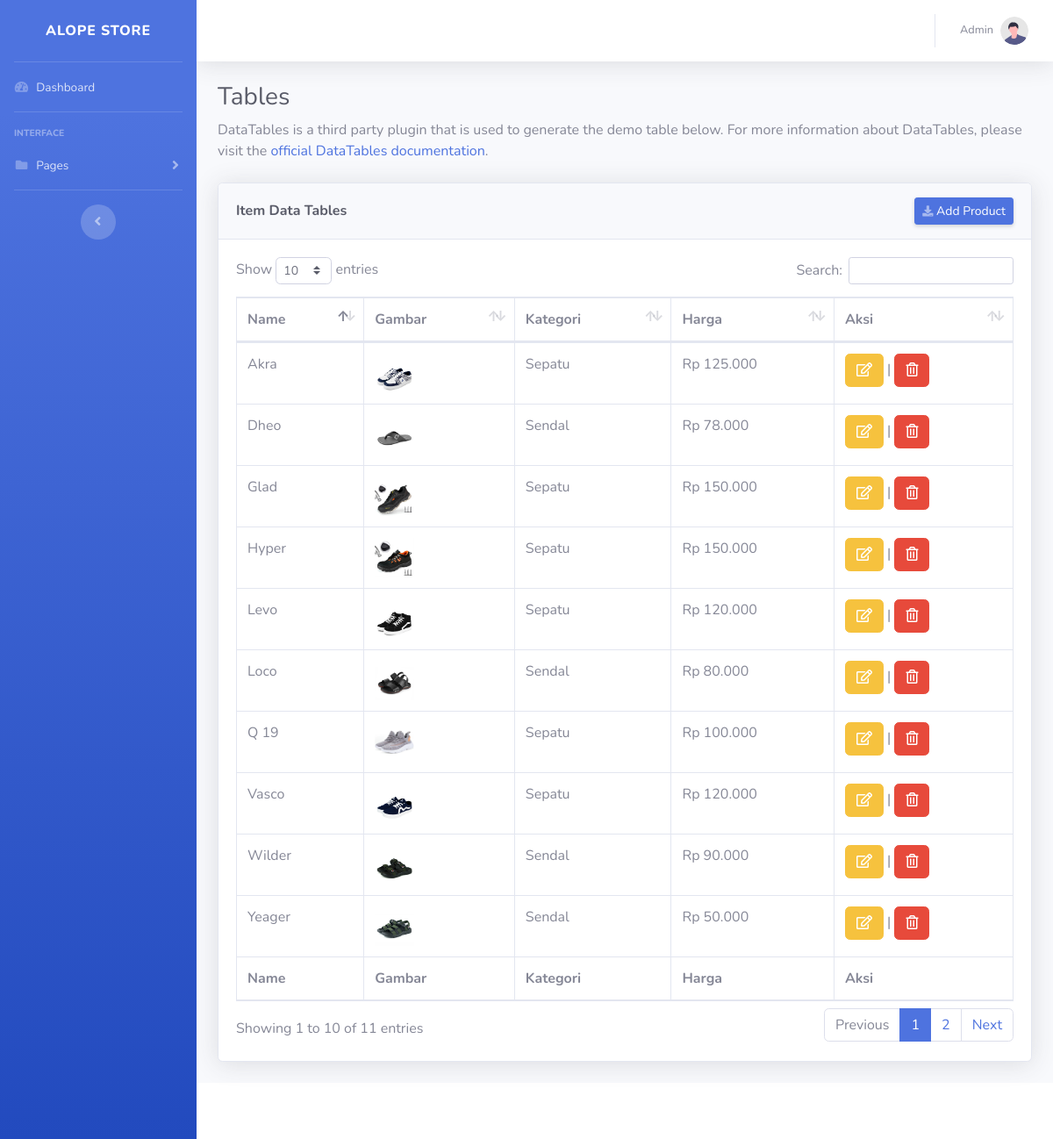
The page /Pages/Owner/list_Product.php on the database its author committed.
### tables this page shows
CREATE TABLE IF NOT EXISTS `product` (
  `idProduct` int NOT NULL AUTO_INCREMENT,
  `img` varchar(128) NOT NULL,
  `nameProduct` varchar(128) NOT NULL,
  `category` varchar(128) NOT NULL,
  `price` int NOT NULL,
  PRIMARY KEY (`idProduct`) USING BTREE
);

### Assets/Functions/functions.php (called while the page is built, shortened)
<?php
$conn = koneksiDatabase() ;
function query($query) {
    global $conn;
    $result = mysqli_query($conn, $query);
    $rows = [];
    while( $row = mysqli_fetch_assoc($result) ) {
        $rows[] = $row;
    }
    return $rows;
}

### Pages/Owner/list_Product.php (the view, shortened to what this page needs)
<?php
require "../../Assets/Functions/functions.php"  ;
$menu = query ("SELECT * FROM product") ;
?>
<!DOCTYPE html>
<html lang="en">
<head>
    <link href="../../Assets/styles/sb/vendor/fontawesome-free/css/all.min.css" rel="stylesheet" type="text/css">
    <link href="../../Assets/styles/sb/css/sb-admin-2.min.css" rel="stylesheet">
    <link href="../../Assets/styles/sb/vendor/datatables/dataTables.bootstrap4.min.css" rel="stylesheet">
</head>
<body id="page-top">
    <div id="wrapper">
        <ul class="navbar-nav bg-gradient-primary sidebar sidebar-dark accordion" id="accordionSidebar">
            <a class="sidebar-brand d-flex align-items-center justify-content-center" href="index.html">
                <div class="sidebar-brand-text mx-3">Alope Store</div>
            </a>
            <hr class="sidebar-divider my-0">
            <li class="nav-item">
                <a class="nav-link" href="index.php">
                    <i class="fas fa-fw fa-tachometer-alt"></i>
                    <span>Dashboard</span></a>
            </li>
            <hr class="sidebar-divider">
            <div class="sidebar-heading">
                Interface
            </div>
            <li class="nav-item">
                <a class="nav-link collapsed" href="#" data-toggle="collapse" data-target="#collapsePages"
                    aria-expanded="true" aria-controls="collapsePages">
                    <i class="fas fa-fw fa-folder"></i>
                    <span>Pages</span>
                </a>
            </li>
            <hr class="sidebar-divider d-none d-md-block">
            <div class="text-center d-none d-md-inline">
                <button class="rounded-circle border-0" id="sidebarToggle"></button>
            </div>
        </ul>
        <div id="content-wrapper" class="d-flex flex-column">
            <div id="content">
                <nav class="navbar navbar-expand navbar-light bg-white topbar mb-4 static-top shadow">
                    <ul class="navbar-nav ml-auto">
                        <li class="nav-item dropdown no-arrow">
                            <a class="nav-link dropdown-toggle" href="#" id="userDropdown" role="button"
                                data-toggle="dropdown" aria-haspopup="true" aria-expanded="false">
                                <span class="mr-2 d-none d-lg-inline text-gray-600 small">Admin</span>
                                <img class="img-profile rounded-circle"
                                    src="../../Assets/styles/sb/img/undraw_profile.svg">
                            </a>
                        </li>
                    </ul>
                </nav>
                <div class="container-fluid">
                    <h1 class="h3 mb-2 text-gray-800">Tables</h1>
                    <p class="mb-4">DataTables is a third party plugin that is used to generate the demo table below.
                        For more information about DataTables, please visit the <a target="_blank"
                            href="https://datatables.net">official DataTables documentation</a>.</p>
                    <div class="card shadow mb-4">
                        <div class="card-header py-3 d-sm-flex align-items-center justify-content-between ">
                            <h6 class="m-0 font-weight-bold text-primary mb-0 text-gray-800">Item Data Tables</h6>
                            <a href="add_Product.php" class="d-none d-sm-inline-block btn btn-sm btn-primary shadow-sm"><i
                                class="fas fa-download fa-sm text-white-50"></i> Add Product</a>
                        </div>
                        <div class="card-body">
                            <div class="table-responsive">
                                <table class="table table-bordered" id="dataTable" width="100%" cellspacing="0">
                                    <thead>
                                        <tr>
                                            <th>Name</th>
                                            <th>Gambar</th>
                                            <th>Kategori</th>
                                            <th>Harga</th>
                                            <th>Aksi</th>
                                        </tr>
                                    </thead>
                                    <tfoot>
                                        <tr>
                                            <th>Name</th>
                                            <th>Gambar</th>
                                            <th>Kategori</th>
                                            <th>Harga</th>
                                            <th>Aksi</th>
                                        </tr>
                                    </tfoot>
                                    <tbody>
                                        <?php foreach($menu as $row) : ?>
                                        <tr>
                                            <td> <?= $row["nameProduct"] ?> </td>
                                            <td><img src="../../Assets/images/<?php echo $row["img"] ?>" width="45"></td>
                                            <td> <?= $row["category"] ?> </td>
                                            <td> <?= "Rp ". number_format($row["price"], 0, ',', '.') ; ?> </td>
                                            <td><a href="update_Product.php?idProduct=<?php echo $row["idProduct"] ?>" class="btn btn-warning">
                                                <i class="far fa-edit"></i></a> |
                                                <a href="delete_Product.php?idProduct=<?php echo $row["idProduct"] ?>" class="btn btn-danger"
                                                    onclick=" return confirm('yakin?') ; " ><i class="far fa-trash-alt"></i></a>
                                            </td>
                                        </tr>
                                        <?php endforeach ; ?>
                                    </tbody>
                                </table>
                            </div>
                        </div>
                    </div>
                </div>
            </div>
            <footer class="sticky-footer bg-white">
            </footer>
        </div>
    </div>
</body>
</html>

### rows shown on the page
product: nameProduct "Dheo", img (picture), category "Sendal", price "78.000"
product: nameProduct "Akra", img (picture), category "Sepatu", price "125.000"
product: nameProduct "Glad", img (picture), category "Sepatu", price "150.000"
product: nameProduct "Hyper", img (picture), category "Sepatu", price "150.000"
product: nameProduct "Levo", img (picture), category "Sepatu", price "120.000"
product: nameProduct "Loco", img (picture), category "Sendal", price "80.000"
product: nameProduct "Q 19", img (picture), category "Sepatu", price "100.000"
product: nameProduct "Vasco", img (picture), category "Sepatu", price "120.000"
product: nameProduct "Wilder", img (picture), category "Sendal", price "90.000"
product: nameProduct "Yeager", img (picture), category "Sendal", price "50.000"
